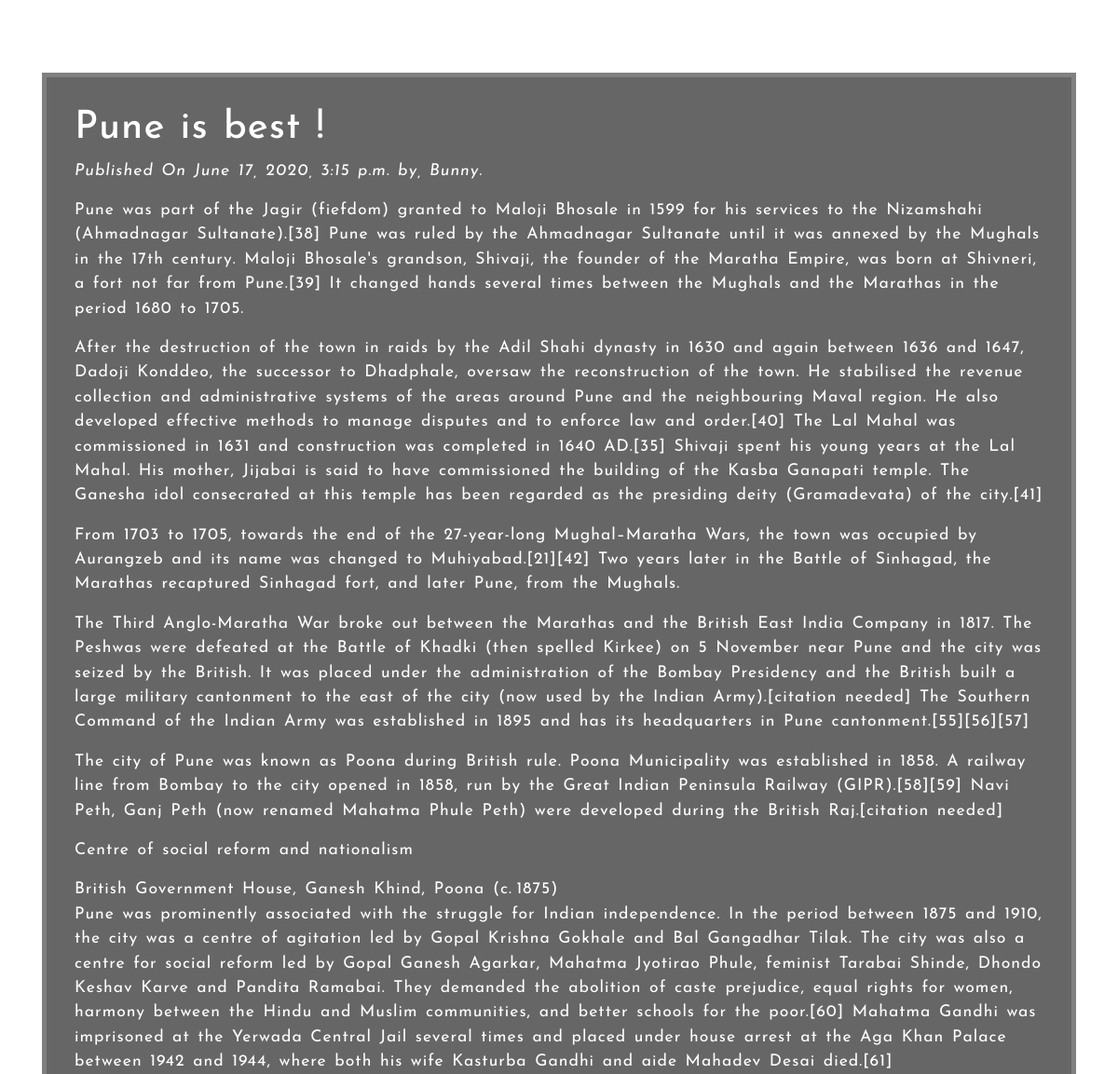
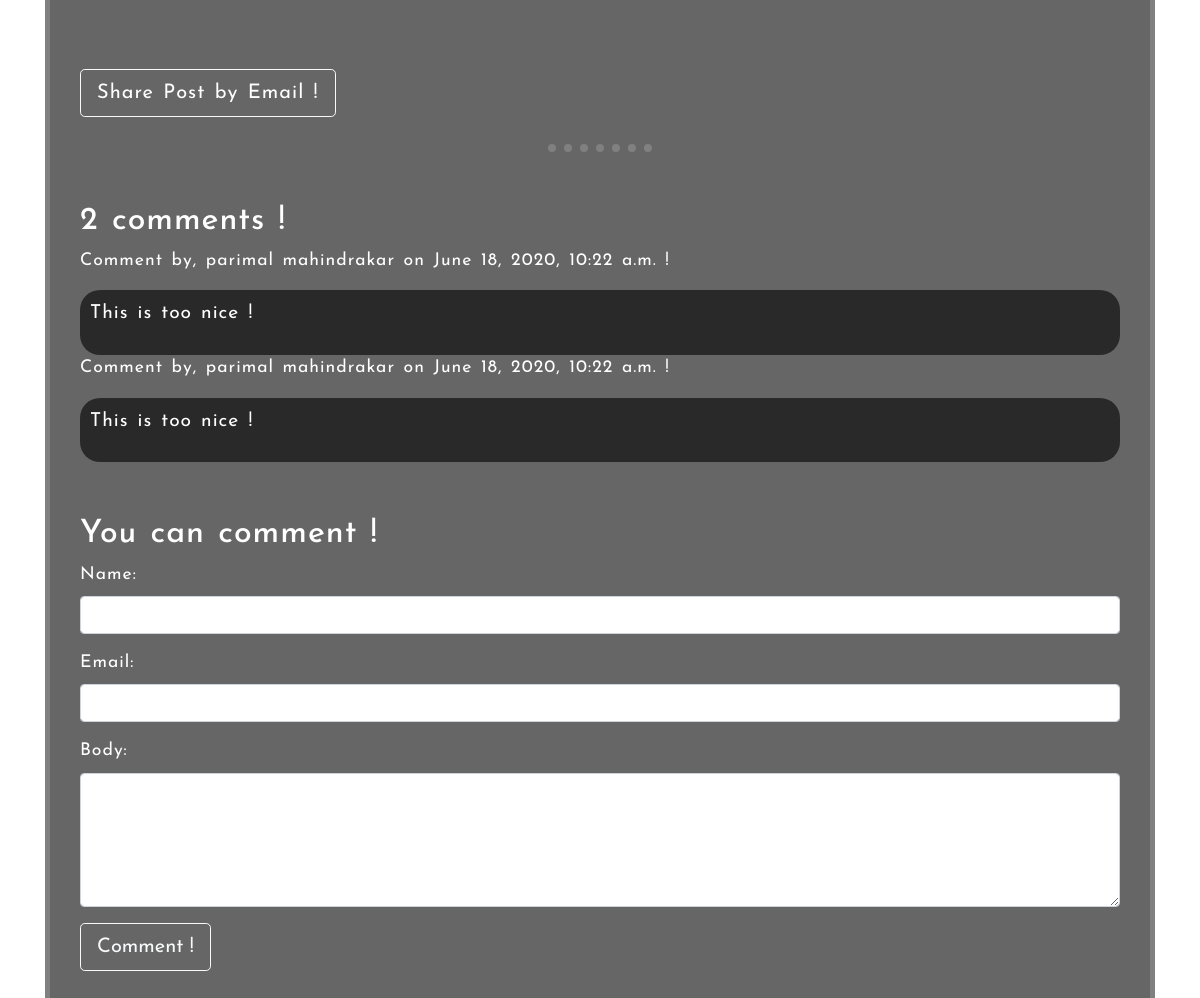
Screenshot of /2020/06/17/pune-best/ with the database file from the repository (2 pictures, top to bottom).
### blogApp/models.py (models this page shows, shortened)
class Post(models.Model):
    STATUS_CHOICES = (('draft', 'Draft'), ('published', 'Published'))
    title = models.CharField(max_length=256)
    slug = models.SlugField(max_length=264, unique_for_date='publish')
    author = models.ForeignKey(User, related_name='blog_post',on_delete=models.DO_NOTHING)
    body = models.TextField()
    publish = models.DateTimeField(default=timezone.now)
    created = models.DateTimeField(auto_now_add=True)
    updated = models.DateTimeField(auto_now=True)
    status = models.CharField(max_length=10, choices=STATUS_CHOICES, default='draft')
    tags = TaggableManager()
    class Meta:
        ordering = ('-publish',)
    def get_absolute_url(self):
        return reverse('post_detail', args=[
            self.publish.year,
            self.publish.strftime('%m'),
            self.publish.strftime('%d'),
            self.slug
        ])

class Comments(models.Model):
    post = models.ForeignKey(Post, related_name='comments', on_delete=models.DO_NOTHING)
    name = models.CharField(max_length=32)
    email = models.EmailField()
    body = models.TextField()
    created = models.DateTimeField(auto_now_add=True)
    updated = models.DateTimeField(auto_now=True)
    active = models.BooleanField(default=True)
    class Meta:
        ordering = ('-created',)

### blogApp/views.py (the view, shortened to what this page needs)
def post_detail_view(request, year, month, day, post):
    post = get_object_or_404(Post, slug=post, status='published', publish__year=year, publish__month=month, publish__day=day)
    comments = post.comments.filter(active=True)
    csubmit = False
    form = CommentsForm()
    return render(request, 'blogApp/post_detail.html', {'post': post, 'form': form, 'csubmit': csubmit, 'comments': comments})

### blogApp/forms.py
class CommentsForm(forms.ModelForm):
    class Meta:
        model = Comments
        fields = ['name', 'email', 'body']
        widgets = {
            'name': forms.TextInput(
                attrs={
                    'class':'form-control'
                }
            ),
            'email': forms.EmailInput(
                attrs={
                    'class': 'form-control'
                }
            ),
            'body': forms.Textarea(
                attrs={
                    'class': 'form-control',
                    'rows':5
                }
            )
        }

### templates/blogApp/post_detail.html (shortened to what this page needs)
{% extends '../base.html' %}
{% block content %}
<h1><a href="{{post.get_absolute_url}}">{{post.title}}</a></h1>
<p id="date"><i>Published On {{post.publish}} by, {{post.author|title}}.</i></p>
{{post.body|linebreaks}}
<br>
<br>
<a href="/{{post.id}}/share" class="btn btn-lg btn-outline-light" id="shareviaEmail">Share Post by Email !</a> <br><br>
<hr id="seperator">
    {% with comments.count as comment_count %}
    <h2>{{comment_count}} comment{{comment_count|pluralize}} !</h2>
    {% endwith %}
    {% if comments %}
    {% for comment in comments %}
    <p>Comment by, {{comment.name}} on {{comment.created}} !</p>
    <div id="commnetbody">{{comment.body|linebreaks}}</div>
    {% endfor %}
    {% endif %}
    <br><br>
    <h2>You can comment !</h2>
    <form method="POST" >
        {{form.as_p}}
        <input type="submit" class="btn btn-lg btn-outline-light" value="Comment !">
    </form>
{% endblock %}

### static/css/master.css (style rules this page uses)
* { margin: 0; padding: 0; }
body { background-image:url(../images/nature.jpg); -webkit-background-size:cover; background-size: cover; background-repeat: no-repeat; background-position: center; height: 100vh; background-attachment: fixed; font-family: 'Josefin Sans', sans-serif; }
#mtext a { text-decoration: none; color: white; }
#mtext h1 { font-size: 2.6rem; }
#commnetbody { background-color: rgba(0,0,0,0.6); color: #fff; padding: 10px; border-radius: 20px 20px; font-size: 1.2rem; }
#seperator { border-top:8px dotted gray; width: 10%; margin: 0 45% 50px; }

### rows the page displays
Post: title "Pune is best !", publish "June 17, 2020, 3:15 p.m.", author "Bunny", body "Pune was part of the Jagir (fiefdom) granted to Maloji Bhosale in 1599 for his services to the Nizamshahi (Ahmadnagar Sultanate).[38] Pune was ruled by the Ahmadnagar Sultanate until it was annexed by the Mughals in the 17th century. Maloji Bhosale's grandson, Shivaji, the founder of the Maratha Empire, was born at Shivneri, a fort not far from Pune.[39] It changed hands several times between the Mughals and the Marathas in the period 1680 to 1705. After the destruction of the town in raids by the Adil Shahi dynasty in 1630 and again between 1636 and 1647, Dadoji Konddeo, the successor to Dhadphale, oversaw the reconstruction of the town. He stabilised the revenue collection and…"
Comments: name "parimal mahindrakar", created "June 18, 2020, 10:22 a.m.", body "This is too nice !"
Comments: name "parimal mahindrakar", created "June 18, 2020, 10:22 a.m.", body "This is too nice !"

### other values shown
{{ comment_count }} "2"
